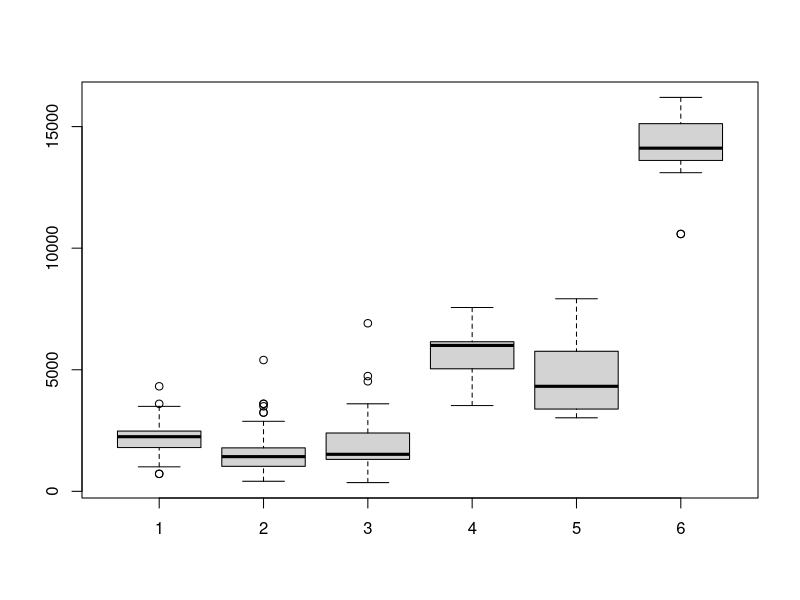
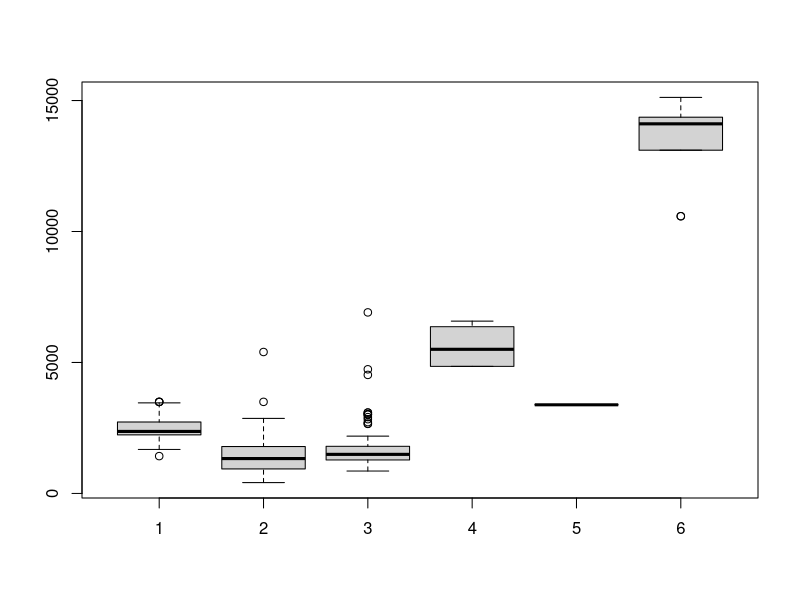
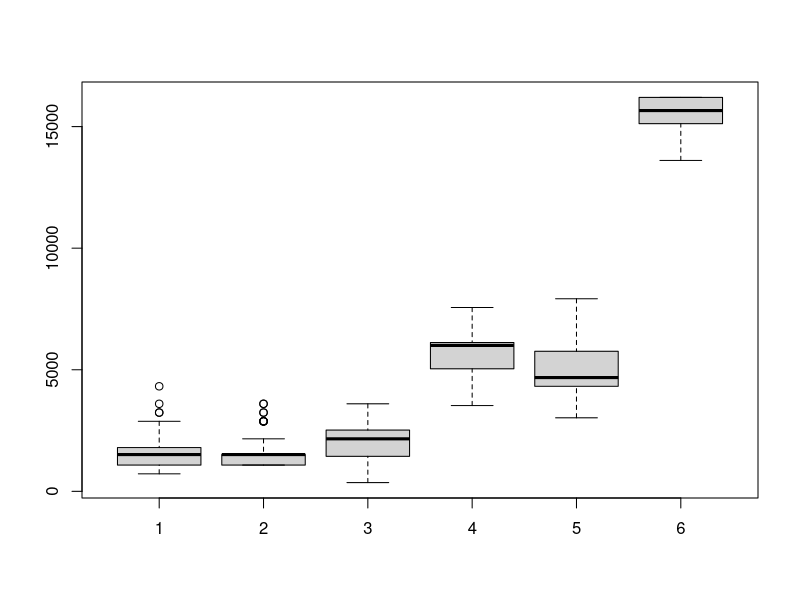
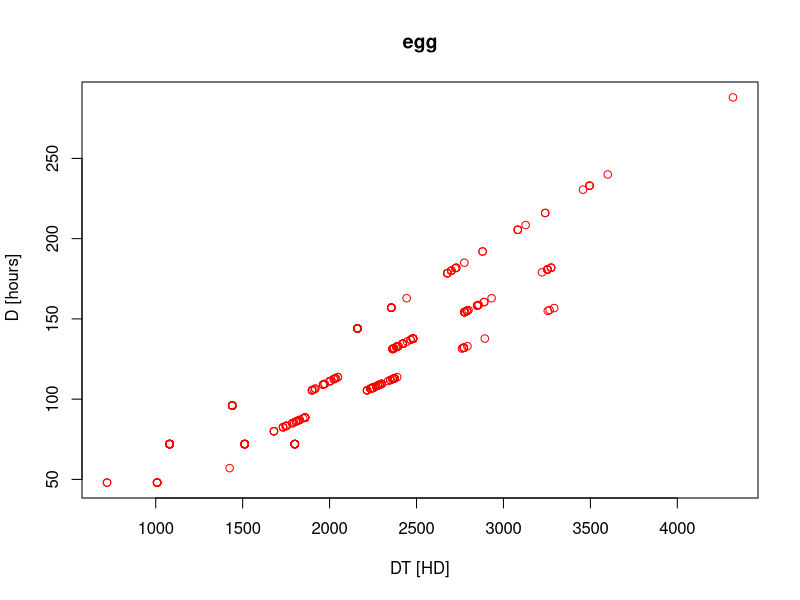
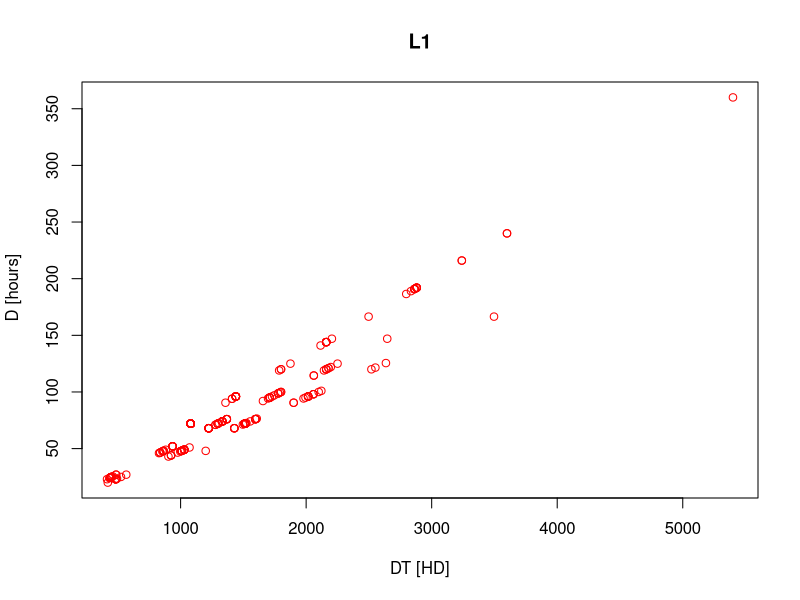
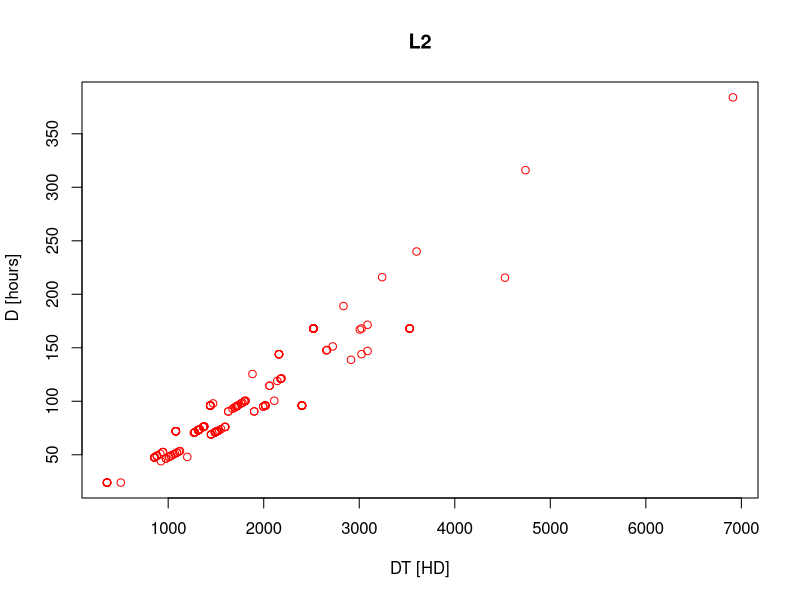
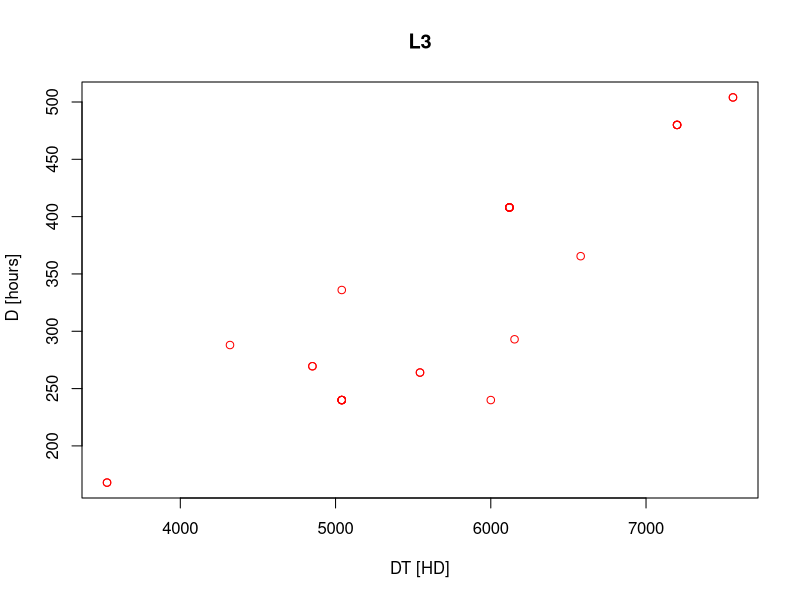
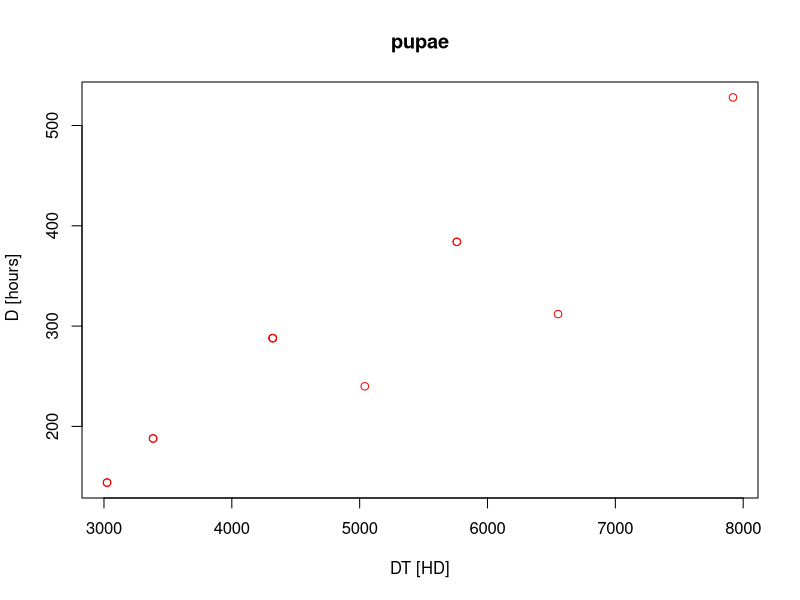

Reproduce these figures in R, in order. (Note: this script raises an error after producing the figures.)
rm(list = ls())
data = read.csv("Data/cholevinae_full.csv", header=TRUE, sep = ";")
head(data)
summary(data)
class(data$DT_egg)
class (data$temp)
data_12 = data [data$year=="2012",] # data for 2012
data_13 = data [data$year=="2013",] # data for 2013
data_t15 = data [data$temp=="15",] # data for 15°C
data_t18 = data [data$temp=="18",] # data for 18°C
data_t21 = data [data$temp=="21",] # data for 21°C
data_t25 = data [data$temp=="25",] # data for 25°C
data_t28 = data [data$temp=="28",] # data for 28°C

#Mortality
summary (data_t15$mortality_total) #until adulthood
summary (data_t18$mortality_total) #until adulthood
summary (data_t21$mortality_total) #until adulthood
summary (data_t25$mortality_total) #until adulthood
summary (data_t28$mortality_total) #until adulthood

summary (data_t15$mortality_L2) #until L3
summary (data_t18$mortality_L2) #until L3
summary (data_t21$mortality_L2) #until L3
summary (data_t25$mortality_L2) #until L3
summary (data_t28$mortality_L2) #until L3

summary (data_t15$mortality_L3) #of L3
summary (data_t18$mortality_L3) #of L3
summary (data_t21$mortality_L3) #of L3
summary (data_t25$mortality_L3) #of L3
summary (data_t28$mortality_L3) #of L3

(1-0.1429)*100
(1-0.03077)*100
(1-0.1458)*100
(1-0.03704)*100

#boxplots 
boxplot (data$DT_egg, data$DT_L1,data$DT_L2,data$DT_L3,data$DT_pupae,data$DT_total)
boxplot (data_13$DT_egg, data_13$DT_L1, data_13$DT_L2, data_13$DT_L3, data_13$DT_pupae, data_13$DT_total)
boxplot (data_12$DT_egg, data_12$DT_L1, data_12$DT_L2, data_12$DT_L3, data_12$DT_pupae, data_12$DT_total)

#plots data (egg, - pupae)
plot(data$DT_egg, data$egg, xlab='DT [HD]',ylab=' D [hours]', col='red', main="egg")
plot(data$DT_L1, data$L1, xlab='DT [HD]',ylab=' D [hours]', col='red', main="L1")
plot(data$DT_L2, data$L2, xlab='DT [HD]',ylab=' D [hours]', col='red', main="L2")
plot(data$DT_L3,  data$L3, xlab='DT [HD]',ylab=' D [hours]', col='red', main="L3")
plot(data$DT_pupae, data$pupae, xlab='DT [HD]',ylab=' D [hours]', col='red', main="pupae")

plot (data$temp, data$egg)
plot (data$temp,data$L1)
plot (data$temp,data$L2)
plot (data$temp,data$L3)
plot (data$temp,data$pupae)

summary (data$mortality)
#normality
#obviously non-normal distribution due to problems in recording the data
qqnorm(data_12$DT_egg) 
qqline(data_12$DT_egg)
#looks normal to me, different data recording
qqnorm(data_13$DT_egg)
qqline(data_13$DT_egg)
qqnorm(data_13$DT_L1)
qqline(data_13$DT_L1)
qqnorm(data$DT_L2)
qqline(data$DT_L2)
qqnorm(data$DT_L3)
qqline(data$DT_L3)
qqnorm(data$DT_pupae)
qqline(data$DT_pupae)

#test of normality
shapiro.test(data$DT_egg)
shapiro.test(data$DT_L1)
shapiro.test(data$DT_L2)
shapiro.test(data$DT_L3)
shapiro.test(data$DT_pupae)

#hist
hist(data$DT_egg, breaks=10, prob=FALSE, xlab='DT', ylab='Density', main='Histogram of development rate', col='grey')

#Tmin + SET - DT~D
lm.1=lm(data_13$DT_egg~data_13$egg)
summary(lm.1)
lm.2=lm(data_13$DT_L1~data_13$L1)
summary(lm.2)
lm.3=lm(data$DT_L2~data$L2)
summary(lm.3)
lm.4=lm(data$DT_L3 ~data$L3)
summary(lm.4)
lm.5=lm(data$DT_pupae~data$pupae)
summary(lm.5)


plot(data_13$DT_egg~data_13$egg, xlab='Development(h)',
     ylab='Development*Temperature (hD) ', main="Egg", 
     xlim=c(0,300),ylim=c(0,5000))
abline(lm.1, col='green', lwd=2)
plot(data$DT_L1~data$L1, xlab='D',ylab='DT ', main="L1")
abline(lm.2, col='green', lwd=2)
plot(data$DT_L2~data$L2, xlab='D',ylab='DT ', main="L2")
abline(lm.3, col='green', lwd=2)
plot(data$DT_L3 ~data$L3, xlab='D',ylab='DT ', main="L3")
abline(lm.4, col='green', lwd=2)
plot(data$DT_pupae~data$pupae, xlab='D',ylab='DT ', main="pupae")
abline(lm.5, col='green', lwd=2)

# Effect of locality of origin
#regrese (not running, because of missing code for this one)
#loc.1=lm(data_13$r_egg~data_13$temp)
#summary(loc.1)

(6.045e-03)/(7.503e-04)

loc.2=lm(data$r_egg~data$temp+data$loc)
loc.3=lm(data$r_egg~data$temp*data$loc)
summary(loc.2)
AIC (loc.1, loc.2, loc.3)
BIC (loc.1, loc.2, loc.3)

loc.3=lm(data$r_egg~data$temp+data$loc+data$year)
loc.4=lm(data$r_egg~data$temp*data$loc*data$year)
summary(loc.3)
summary(loc.4)

loc.4=lm(data$DT_egg~data$egg)
summary(loc.1)
loc.5=lm(data$DT_egg~data$egg+data$loc)
loc.6=lm(data$DT_egg~data$egg*data$loc)
summary(loc.2)
AIC (loc.4, loc.5, loc.6)
BIC (loc.4, loc.5, loc.6)

loc.4=lm(data_13$DT_egg~data_13$egg)
summary(loc.1)
loc.5=lm(data_13$DT_egg~data_13$egg+data_13$loc)
loc.6=lm(data_13$DT_egg~data_13$egg*data_13$loc)
summary (loc.6)
summary(loc.2)
AIC (loc.4, loc.5, loc.6)
BIC (loc.4, loc.5, loc.6)


plot(data$temp, data$r_egg, xlab='temperature',ylab='development rate', main="vajicko")
lines(loc.1, col='green', lwd=2)
abline(loc.2, col='red', lwd=2)
abline(loc.3, col='blue', lwd=2)
AIC(loc.1,loc.2,loc.3,loc.4)
BIC(loc.1,loc.2,loc.3,loc.4)

loc.5=lm(data_13$r_egg~data_13$temp)
summary(loc.5)
anova (loc.5)
loc.6=lm(data_13$r_egg~data_13$temp+data_13$loc)
summary(loc.6)
loc.7=lm(data_13$r_egg~data_13$temp*data_13$loc)
summary(loc.7)
AIC(loc.5, loc.6, loc.7)
BIC(loc.5, loc.6, loc.7)

plot(data_13$temp[data_13$Herkomstcode==0], data_13$r_egg[data_13$Herkomstcode==0], pch=16, col=c("red"), xlab='temperature',ylab='development rate')
points(data_13$temp[data_13$Herkomstcode==1], data_13$r_egg[data_13$Herkomstcode==1], pch=2, col=c("blue"))
abline(a=nll.her$par[1],b=nll.her$par[3], col='red')
abline(a=nll.her$par[2],b=nll.her$par[3], col='blue')

glm.1=glm(data_13$r_egg~data_13$temp)
glm.2=glm(data_13$r_egg~data_13$temp, family=Gamma)
summary (glm.2)
AIC(glm.1,glm.2)
BIC(glm.1,glm.2)

glm.3=glm(data_13$r_egg~data_13$temp, family=Gamma)
glm.4=glm(data_13$r_egg~data_13$temp*data_13$loc, family=Gamma)
glm.4a=glm(data_13$r_egg~data_13$temp+data_13$loc, family=Gamma)
AIC(glm.3,glm.4,glm.4a)
BIC(glm.3,glm.4,glm.4a)

summary (glm.3)
summary (glm.4)
summary (glm.4a)
par (mfrow=c(1,1))
plot (glm.3)
plot (glm.4)
plot (glm.4a)
plot (data_13$temp, data_13$r_egg, xlim=c(0,40),ylim=c(0,0.1))
abline(glm.3, col='red', lwd=2)
abline(glm.4, col='green', lwd=2)
abline(glm.4a, col='blue', lwd=2)
plot (data_13$r_egg~data_13$temp*data_13$loc)
plot (data_13$r_egg~data_13$temp+data_13$loc)


#Negative log likelihood
nData = length(data$DT_egg)
meanData = mean(data$DT_egg)
varData = var(data$DT_egg)

# 3) Normal distibution for eggs
NLLfunNorm = function(p, x) {
  mean = p[1]
  sd = p[2]
  -sum(dnorm(x, mean = mean, sd = sd, log = TRUE)) 
}

sd(data$DT_egg, na.rm=TRUE)
paramsN = c(607,11.1)  # mean, sd
nllNorm = optim(fn=NLLfunNorm,p=paramsN, x=data$DT_egg)
nllNorm 

hist(data$r_egg, breaks=10, prob=TRUE, xlab='development rate', ylab='density', main='Histogram of development rate',col='grey')
curve(dnorm(x, mean = meanData, sd = sqrt(varData)),add=TRUE, col='green', lwd=2, lty=2)  # true
curve(dnorm(x, mean = nllNorm$par[1], sd = nllNorm$par[2]),add=TRUE, col='green', lwd=2)  # optim
legend('topright', lty=c(2,1), lwd=c(2,2), col=c('green', 'green'), legend=c('true', 'optim'), bty='n')


# confidence limits of our estimation
# finding x-intercepts
library(MASS)
fN = fitdistr(data$r_egg, "normal")
fN
ci.meanN = fN$estimate["mean"] + c(-2, 2) * fN$sd["mean"]
ci.sdN  = fN$estimate["sd"] + c(-2, 2) * fN$sd["sd"]

install.packages (c("dismo", "rgbif","raster", "maptools","XML", "rgdal"))
